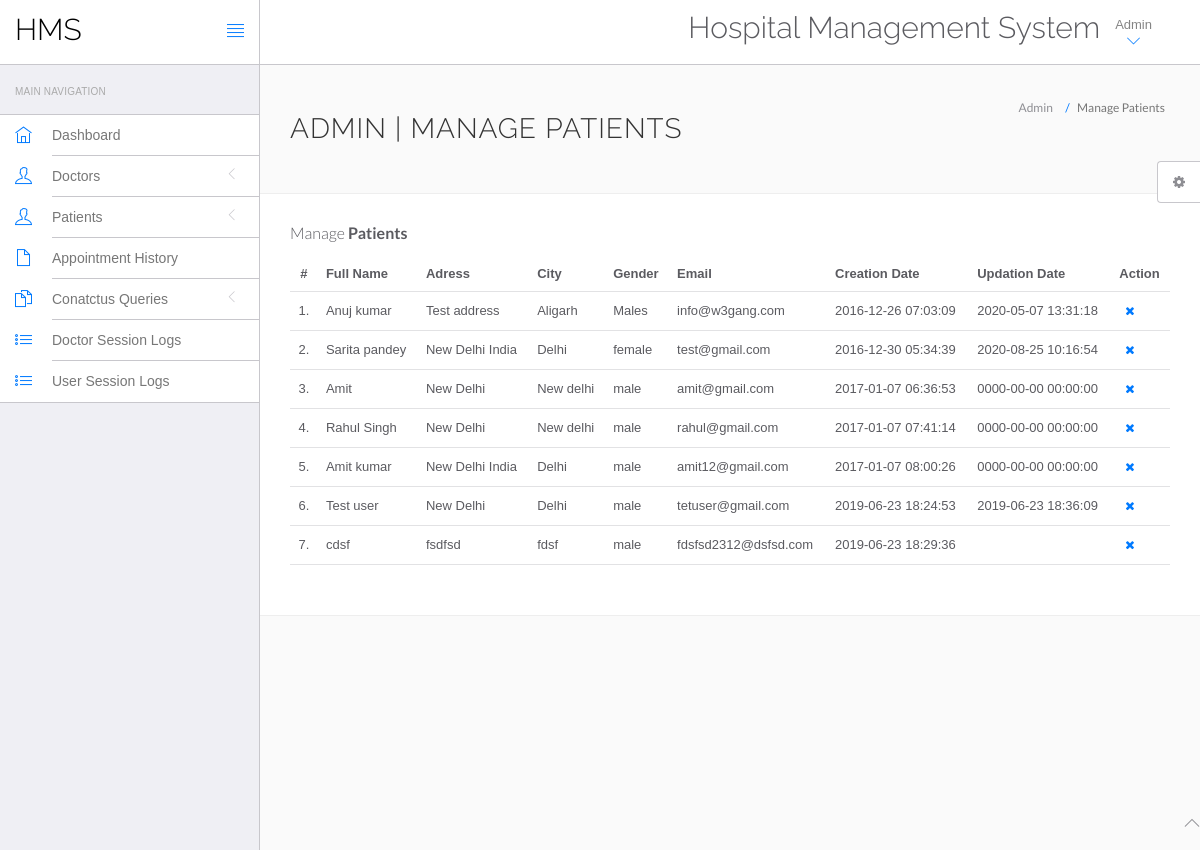
/hms/admin/manage-users.php (signed in), run on the app's committed database.
### tables this page shows
CREATE TABLE `users` (
  `id` int(11) NOT NULL,
  `fullName` varchar(255) DEFAULT NULL,
  `address` longtext,
  `city` varchar(255) DEFAULT NULL,
  `gender` varchar(255) DEFAULT NULL,
  `email` varchar(255) DEFAULT NULL,
  `password` varchar(255) DEFAULT NULL,
  `regDate` timestamp NULL DEFAULT CURRENT_TIMESTAMP,
  `updationDate` timestamp NULL DEFAULT NULL ON UPDATE CURRENT_TIMESTAMP
);

### hms/admin/manage-users.php (the view, shortened to what this page needs)
<?php
include('include/config.php');
?>
<!DOCTYPE html>
<html lang="en">
	<head>
		<link rel="stylesheet" href="vendor/bootstrap/css/bootstrap.min.css">
		<link rel="stylesheet" href="vendor/fontawesome/css/font-awesome.min.css">
		<link rel="stylesheet" href="vendor/themify-icons/themify-icons.min.css">
		<link href="vendor/animate.css/animate.min.css" rel="stylesheet" media="screen">
		<link href="vendor/perfect-scrollbar/perfect-scrollbar.min.css" rel="stylesheet" media="screen">
		<link href="vendor/switchery/switchery.min.css" rel="stylesheet" media="screen">
		<link href="vendor/bootstrap-touchspin/jquery.bootstrap-touchspin.min.css" rel="stylesheet" media="screen">
		<link href="vendor/select2/select2.min.css" rel="stylesheet" media="screen">
		<link href="vendor/bootstrap-datepicker/bootstrap-datepicker3.standalone.min.css" rel="stylesheet" media="screen">
		<link href="vendor/bootstrap-timepicker/bootstrap-timepicker.min.css" rel="stylesheet" media="screen">
		<link rel="stylesheet" href="assets/css/styles.css">
		<link rel="stylesheet" href="assets/css/plugins.css">
		<link rel="stylesheet" href="assets/css/themes/theme-1.css" id="skin_color" />
	</head>
	<body>
		<div id="app">
<?php include('include/sidebar.php');?>
			<div class="app-content">
						<?php include('include/header.php');?>
				<div class="main-content" >
					<div class="wrap-content container" id="container">
						<section id="page-title">
							<div class="row">
								<div class="col-sm-8">
									<h1 class="mainTitle">Admin | Manage Patients</h1>
																	</div>
								<ol class="breadcrumb">
									<li>
										<span>Admin</span>
									</li>
									<li class="active">
										<span>Manage Patients</span>
									</li>
								</ol>
							</div>
						</section>
						<div class="container-fluid container-fullw bg-white">
									<div class="row">
								<div class="col-md-12">
									<h5 class="over-title margin-bottom-15">Manage <span class="text-bold">Patients</span></h5>
									<table class="table table-hover" id="sample-table-1">
										<thead>
											<tr>
												<th class="center">#</th>
												<th>Full Name</th>
												<th class="hidden-xs">Adress</th>
												<th>City</th>
												<th>Gender </th>
												<th>Email </th>
												<th>Creation Date </th>
												<th>Updation Date </th>
												<th>Action</th>
											</tr>
										</thead>
										<tbody>
<?php
$sql=mysqli_query($con,"select * from users");
$cnt=1;
while($row=mysqli_fetch_array($sql))
{
?>
											<tr>
												<td class="center"><?php echo $cnt;?>.</td>
												<td class="hidden-xs"><?php echo $row['fullName'];?></td>
												<td><?php echo $row['address'];?></td>
												<td><?php echo $row['city'];?>
												</td>
												<td><?php echo $row['gender'];?></td>
												<td><?php echo $row['email'];?></td>
												<td><?php echo $row['regDate'];?></td>
												<td><?php echo $row['updationDate'];?>
												</td>
												<td >
												<div class="visible-md visible-lg hidden-sm hidden-xs">
	<a href="manage-users.php?id=<?php echo $row['id']?>&del=delete" onClick="return confirm('Are you sure you want to delete?')"class="btn btn-transparent btn-xs tooltips" tooltip-placement="top" tooltip="Remove"><i class="fa fa-times fa fa-white"></i></a>
												</div>
												</td>
											</tr>
											<?php
$cnt=$cnt+1;
											 }?>
										</tbody>
									</table>
								</div>
							</div>
								</div>
							</div>
						</div>
					</div>
				</div>
	<?php include('include/footer.php');?>
	<?php include('include/setting.php');?>
	</body>
</html>

### hms/admin/assets/css/themes/theme-1.css (style rules this page uses)
body { background: #FAFAFA; }

### data on the page
users: fullName "Anuj kumar", address "Test address", city "Aligarh", gender "Males", email "info@w3gang.com", regDate "2016-12-26 07:03:09", updationDate "2020-05-07 13:31:18"
users: fullName "Sarita pandey", address "New Delhi India", city "Delhi", gender "female", email "test@gmail.com", regDate "2016-12-30 05:34:39", updationDate "2020-08-25 10:16:54"
users: fullName "Amit", address "New Delhi", city "New delhi", gender "male", email "amit@gmail.com", regDate "2017-01-07 06:36:53", updationDate "0000-00-00 00:00:00"
users: fullName "Rahul Singh", address "New Delhi", city "New delhi", gender "male", email "rahul@gmail.com", regDate "2017-01-07 07:41:14", updationDate "0000-00-00 00:00:00"
users: fullName "Amit kumar", address "New Delhi India", city "Delhi", gender "male", email "amit12@gmail.com", regDate "2017-01-07 08:00:26", updationDate "0000-00-00 00:00:00"
users: fullName "Test user", address "New Delhi", city "Delhi", gender "male", email "tetuser@gmail.com", regDate "2019-06-23 18:24:53", updationDate "2019-06-23 18:36:09"
users: fullName "cdsf", address "fsdfsd", city "fdsf", gender "male", email "fdsfsd2312@dsfsd.com", regDate "2019-06-23 18:29:36"
